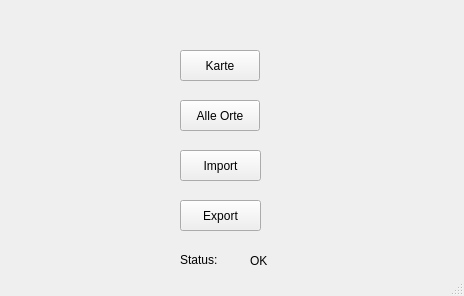
<?xml version="1.0" encoding="UTF-8"?>
<ui version="4.0">
 <class>MainWindow</class>
 <widget class="QMainWindow" name="MainWindow">
  <property name="geometry">
   <rect>
    <x>0</x>
    <y>0</y>
    <width>464</width>
    <height>296</height>
   </rect>
  </property>
  <property name="windowTitle">
   <string>MainWindow</string>
  </property>
  <widget class="QWidget" name="centralwidget">
   <widget class="QPushButton" name="csvExportButton">
    <property name="geometry">
     <rect>
      <x>180</x>
      <y>200</y>
      <width>81</width>
      <height>31</height>
     </rect>
    </property>
    <property name="text">
     <string>Export</string>
    </property>
   </widget>
   <widget class="QLabel" name="labelStatusValue">
    <property name="geometry">
     <rect>
      <x>250</x>
      <y>250</y>
      <width>151</width>
      <height>21</height>
     </rect>
    </property>
    <property name="text">
     <string>OK</string>
    </property>
    <property name="alignment">
     <set>Qt::AlignLeading|Qt::AlignLeft|Qt::AlignVCenter</set>
    </property>
   </widget>
   <widget class="QPushButton" name="csvImportButton">
    <property name="geometry">
     <rect>
      <x>180</x>
      <y>150</y>
      <width>81</width>
      <height>31</height>
     </rect>
    </property>
    <property name="text">
     <string>Import</string>
    </property>
   </widget>
   <widget class="QLabel" name="label_15">
    <property name="geometry">
     <rect>
      <x>180</x>
      <y>250</y>
      <width>41</width>
      <height>20</height>
     </rect>
    </property>
    <property name="text">
     <string>Status:</string>
    </property>
   </widget>
   <widget class="QPushButton" name="karteButton">
    <property name="geometry">
     <rect>
      <x>180</x>
      <y>50</y>
      <width>80</width>
      <height>31</height>
     </rect>
    </property>
    <property name="text">
     <string>Karte</string>
    </property>
   </widget>
   <widget class="QPushButton" name="alleOrtePushButton">
    <property name="geometry">
     <rect>
      <x>180</x>
      <y>100</y>
      <width>80</width>
      <height>31</height>
     </rect>
    </property>
    <property name="text">
     <string>Alle Orte</string>
    </property>
   </widget>
  </widget>
  <widget class="QStatusBar" name="statusbar"/>
 </widget>
 <resources/>
 <connections/>
</ui>
